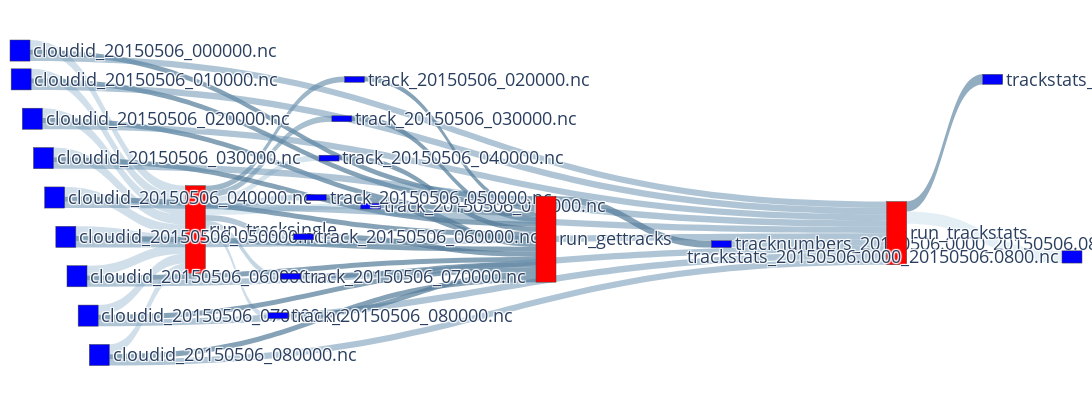

This figure's notebook cell:
### Code cell
vfd_nodes, vfd_nodes_dict = get_nodes_for_sankey(G_VFD, label_on=True)

# print(vfd_nodes)

vfd_links = get_links_for_sankey(G_VFD, vfd_nodes_dict, val_sqrt=True)
fig = go.Figure(go.Sankey(
            node = vfd_nodes,
            link = vfd_links, orientation='h'))

fig.update_layout(
    autosize=False,
    width=1400,
    height=400,
    margin=dict(
        l=10,
        r=10,
        b=10,
        t=40,
        pad=2
    ),
    font=dict(size=18),
)

    
fig.show()
save_html_path = f"{stat_path}/vfd-{(SELECT_STAGE_END+1)}s-{test_name}-sankey.html"
fig.write_html(save_html_path)
print(f"Sankey saved to {save_html_path}")

### Figure 1 — Plotly figure (JSON) as saved in the notebook; plotly's stock layout.template omitted (floating-point values rounded to 4 significant figures)
{"data": [{"link": {"color": ["rgba(127.77777777777779, 167.77777777777777, 197.77777777777777, 0.3666666666666667)", "rgba(83.33333333333333, 123.33333333333333, 153.33333333333331, 0.7)", "rgba(105.55555555555557, 145.55555555555557, 175.55555555555557, 0.5333333333333333)", "rgba(137.87878787878788, 177.87878787878788, 207.87878787878788, 0.2909090909090909)", "rgba(95.45454545454544, 135.45454545454544, 165.45454545454544, 0.6090909090909091)", "rgba(101.5151515151515, 141.5151515151515, 171.5151515151515, 0.5636363636363637)", "rgba(131.8181818181818, 171.8181818181818, 201.8181818181818, 0.33636363636363636)", "rgba(113.63636363636364, 153.63636363636363, 183.63636363636363, 0.4727272727272727)", "rgba(107.57575757575758, 147.57575757575756, 177.57575757575756, 0.5181818181818182)", "rgba(119.6969696969697, 159.6969696969697, 189.6969696969697, 0.42727272727272725)", "rgba(125.75757575757575, 165.75757575757575, 195.75757575757575, 0.38181818181818183)", "rgba(127.77777777777779, 167.77777777777777, 197.77777777777777, 0.3666666666666667)", "rgba(83.33333333333333, 123.33333333333333, 153.33333333333331, 0.7)", "rgba(105.55555555555557, 145.55555555555557, 175.55555555555557, 0.5333333333333333)", "rgba(83.33333333333333, 123.33333333333333, 153.33333333333331, 0.7)", "rgba(127.77777777777779, 167.77777777777777, 197.77777777777777, 0.3666666666666667)", "rgba(83.33333333333333, 123.33333333333333, 153.33333333333331, 0.7)", "rgba(105.55555555555557, 145.55555555555557, 175.55555555555557, 0.5333333333333333)", "rgba(83.33333333333333, 123.33333333333333, 153.33333333333331, 0.7)", "rgba(127.77777777777779, 167.77777777777777, 197.77777777777777, 0.3666666666666667)", "rgba(83.33333333333333, 123.33333333333333, 153.33333333333331, 0.7)", "rgba(105.55555555555557, 145.55555555555557, 175.55555555555557, 0.5333333333333333)", "rgba(83.33333333333333, 123.33333333333333, 153.33333333333331, 0.7)", "rgba(127.77777777777779, 167.77777777777777, 197.77777777777777, 0.3666666666666667)", "rgba(83.33333333333333, 123.33333333333333, 153.33333333333331, 0.7)", "rgba(105.55555555555557, 145.55555555555557, 175.55555555555557, 0.5333333333333333)", "rgba(83.33333333333333, 123.33333333333333, 153.33333333333331, 0.7)", "rgba(127.77777777777779, 167.77777777777777, 197.77777777777777, 0.3666666666666667)", "rgba(83.33333333333333, 123.33333333333333, 153.33333333333331, 0.7)", "rgba(105.55555555555557, 145.55555555555557, 175.55555555555557, 0.5333333333333333)", "rgba(83.33333333333333, 123.33333333333333, 153.33333333333331, 0.7)", "rgba(127.77777777777779, 167.77777777777777, 197.77777777777777, 0.3666666666666667)", "rgba(83.33333333333333, 123.33333333333333, 153.33333333333331, 0.7)", "rgba(105.55555555555557, 145.55555555555557, 175.55555555555557, 0.5333333333333333)", "rgba(83.33333333333333, 123.33333333333333, 153.33333333333331, 0.7)", "rgba(127.77777777777779, 167.77777777777777, 197.77777777777777, 0.3666666666666667)", "rgba(83.33333333333333, 123.33333333333333, 153.33333333333331, 0.7)", "rgba(105.55555555555557, 145.55555555555557, 175.55555555555557, 0.5333333333333333)", "rgba(83.33333333333333, 123.33333333333333, 153.33333333333331, 0.7)", "rgba(127.77777777777779, 167.77777777777777, 197.77777777777777, 0.3666666666666667)", "rgba(83.33333333333333, 123.33333333333333, 153.33333333333331, 0.7)", "rgba(105.55555555555557, 145.55555555555557, 175.55555555555557, 0.5333333333333333)", "rgba(83.33333333333333, 123.33333333333333, 153.33333333333331, 0.7)", "rgba(83.33333333333333, 123.33333333333333, 153.33333333333331, 0.7)", "rgba(105.55555555555557, 145.55555555555557, 175.55555555555557, 0.5333333333333333)", "rgba(143.93939393939394, 183.93939393939394, 213.93939393939394, 0.24545454545454548)", "rgba(89.3939393939394, 129.3939393939394, 159.3939393939394, 0.6545454545454545)"], "label": ["Access Volume : 151.53 KB <br />Access Count : 129 <br />Average Access Size : 1.17 KB <br />Operation : read_only<br />Bandwidth : 583.68 KB/s", "Access Volume : 40.85 KB <br />Access Count : 54 <br />Average Access Size : 756.44 B <br />Operation : read_only<br />Bandwidth : 1.98 MB/s", "Access Volume : 63.74 KB <br />Access Count : 71 <br />Average Access Size : 897.7 B <br />Operation : read_only<br />Bandwidth : 592.32 KB/s", "Access Volume : 54.47 KB <br />Access Count : 201 <br />Average Access Size : 271.01 B <br />Operation : write_only<br />Bandwidth : 275.35 KB/s", "Access Volume : 54.95 KB <br />Access Count : 201 <br />Average Access Size : 273.38 B <br />Operation : write_only<br />Bandwidth : 279.95 KB/s", "Access Volume : 54.77 KB <br />Access Count : 201 <br />Average Access Size : 272.48 B <br />Operation : write_only<br />Bandwidth : 279.4 KB/s", "Access Volume : 54.53 KB <br />Access Count : 201 <br />Average Access Size : 271.3 B <br />Operation : write_only<br />Bandwidth : 276.76 KB/s", "Access Volume : 54.99 KB <br />Access Count : 201 <br />Average Access Size : 273.58 B <br />Operation : write_only<br />Bandwidth : 277.94 KB/s", "Access Volume : 55.16 KB <br />Access Count : 201 <br />Average Access Size : 274.4 B <br />Operation : write_only<br />Bandwidth : 278.75 KB/s", "Access Volume : 54.51 KB <br />Access Count : 201 <br />Average Access Size : 271.17 B <br />Operation : write_only<br />Bandwidth : 277.57 KB/s", "Access Volume : 54.44 KB <br />Access Count : 201 <br />Average Access Size : 270.85 B <br />Operation : write_only<br />Bandwidth : 277.25 KB/s", "Access Volume : 151.53 KB <br />Access Count : 129 <br />Average Access Size : 1.17 KB <br />Operation : read_only<br />Bandwidth : 583.68 KB/s", "Access Volume : 40.85 KB <br />Access Count : 54 <br />Average Access Size : 756.44 B <br />Operation : read_only<br />Bandwidth : 1.98 MB/s", "Access Volume : 63.74 KB <br />Access Count : 71 <br />Average Access Size : 897.7 B <br />Operation : read_only<br />Bandwidth : 592.32 KB/s", "Access Volume : 40.85 KB <br />Access Count : 54 <br />Average Access Size : 756.44 B <br />Operation : read_only<br />Bandwidth : 1.98 MB/s", "Access Volume : 151.53 KB <br />Access Count : 129 <br />Average Access Size : 1.17 KB <br />Operation : read_only<br />Bandwidth : 583.68 KB/s", "Access Volume : 40.85 KB <br />Access Count : 54 <br />Average Access Size : 756.44 B <br />Operation : read_only<br />Bandwidth : 1.98 MB/s", "Access Volume : 63.74 KB <br />Access Count : 71 <br />Average Access Size : 897.7 B <br />Operation : read_only<br />Bandwidth : 592.32 KB/s", "Access Volume : 40.85 KB <br />Access Count : 54 <br />Average Access Size : 756.44 B <br />Operation : read_only<br />Bandwidth : 1.98 MB/s", "Access Volume : 151.53 KB <br />Access Count : 129 <br />Average Access Size : 1.17 KB <br />Operation : read_only<br />Bandwidth : 583.68 KB/s", "Access Volume : 40.85 KB <br />Access Count : 54 <br />Average Access Size : 756.44 B <br />Operation : read_only<br />Bandwidth : 1.98 MB/s", "Access Volume : 63.74 KB <br />Access Count : 71 <br />Average Access Size : 897.7 B <br />Operation : read_only<br />Bandwidth : 592.32 KB/s", "Access Volume : 40.85 KB <br />Access Count : 54 <br />Average Access Size : 756.44 B <br />Operation : read_only<br />Bandwidth : 1.98 MB/s", "Access Volume : 151.53 KB <br />Access Count : 129 <br />Average Access Size : 1.17 KB <br />Operation : read_only<br />Bandwidth : 583.68 KB/s", "Access Volume : 40.85 KB <br />Access Count : 54 <br />Average Access Size : 756.44 B <br />Operation : read_only<br />Bandwidth : 1.98 MB/s", "Access Volume : 63.74 KB <br />Access Count : 71 <br />Average Access Size : 897.7 B <br />Operation : read_only<br />Bandwidth : 592.32 KB/s", "Access Volume : 40.85 KB <br />Access Count : 54 <br />Average Access Size : 756.44 B <br />Operation : read_only<br />Bandwidth : 1.98 MB/s", "Access Volume : 151.53 KB <br />Access Count : 129 <br />Average Access Size : 1.17 KB <br />Operation : read_only<br />Bandwidth : 583.68 KB/s", "Access Volume : 40.85 KB <br />Access Count : 54 <br />Average Access Size : 756.44 B <br />Operation : read_only<br />Bandwidth : 1.98 MB/s", "Access Volume : 63.74 KB <br />Access Count : 71 <br />Average Access Size : 897.7 B <br />Operation : read_only<br />Bandwidth : 592.32 KB/s", "Access Volume : 40.85 KB <br />Access Count : 54 <br />Average Access Size : 756.44 B <br />Operation : read_only<br />Bandwidth : 1.98 MB/s", "Access Volume : 151.53 KB <br />Access Count : 129 <br />Average Access Size : 1.17 KB <br />Operation : read_only<br />Bandwidth : 583.68 KB/s", "Access Volume : 40.85 KB <br />Access Count : 54 <br />Average Access Size : 756.44 B <br />Operation : read_only<br />Bandwidth : 1.98 MB/s", "Access Volume : 63.74 KB <br />Access Count : 71 <br />Average Access Size : 897.7 B <br />Operation : read_only<br />Bandwidth : 592.32 KB/s", "Access Volume : 40.85 KB <br />Access Count : 54 <br />Average Access Size : 756.44 B <br />Operation : read_only<br />Bandwidth : 1.98 MB/s", "Access Volume : 151.53 KB <br />Access Count : 129 <br />Average Access Size : 1.17 KB <br />Operation : read_only<br />Bandwidth : 583.68 KB/s", "Access Volume : 40.85 KB <br />Access Count : 54 <br />Average Access Size : 756.44 B <br />Operation : read_only<br />Bandwidth : 1.98 MB/s", "Access Volume : 63.74 KB <br />Access Count : 71 <br />Average Access Size : 897.7 B <br />Operation : read_only<br />Bandwidth : 592.32 KB/s", "Access Volume : 40.85 KB <br />Access Count : 54 <br />Average Access Size : 756.44 B <br />Operation : read_only<br />Bandwidth : 1.98 MB/s", "Access Volume : 151.53 KB <br />Access Count : 129 <br />Average Access Size : 1.17 KB <br />Operation : read_only<br />Bandwidth : 583.68 KB/s", "Access Volume : 40.85 KB <br />Access Count : 54 <br />Average Access Size : 756.44 B <br />Operation : read_only<br />Bandwidth : 1.98 MB/s", "Access Volume : 63.74 KB <br />Access Count : 71 <br />Average Access Size : 897.7 B <br />Operation : read_only<br />Bandwidth : 592.32 KB/s", "Access Volume : 40.85 KB <br />Access Count : 54 <br />Average Access Size : 756.44 B <br />Operation : read_only<br />Bandwidth : 1.98 MB/s", "Access Volume : 78.23 KB <br />Access Count : 156 <br />Average Access Size : 501.46 B <br />Operation : write_only<br />Bandwidth : 401.4 KB/s", "Access Volume : 63.74 KB <br />Access Count : 71 <br />Average Access Size : 897.7 B <br />Operation : read_only<br />Bandwidth : 592.32 KB/s", "Access Volume : 239.55 KB <br />Access Count : 1244 <br />Average Access Size : 192.57 B <br />Operation : write_only<br />Bandwidth : 261.67 KB/s", "Access Volume : 160.12 KB <br />Access Count : 184 <br />Average Access Size : 870.21 B <br />Operation : write_only<br />Bandwidth : 392.36 KB/s"], "source": [0, 0, 0, 1, 1, 1, 1, 1, 1, 1, 1, 2, 2, 2, 3, 4, 4, 4, 5, 6, 6, 6, 7, 8, 8, 8, 9, 10, 10, 10, 11, 12, 12, 12, 13, 14, 14, 14, 15, 16, 16, 16, 17, 18, 19, 20, 20], "target": [1, 18, 20, 3, 5, 7, 9, 11, 13, 15, 17, 1, 18, 20, 18, 1, 18, 20, 18, 1, 18, 20, 18, 1, 18, 20, 18, 1, 18, 20, 18, 1, 18, 20, 18, 1, 18, 20, 18, 1, 18, 20, 18, 19, 20, 21, 22], "value": [389.3, 202.1, 252.5, 233.4, 234.4, 234.0, 233.5, 234.5, 234.9, 233.5, 233.3, 389.3, 202.1, 252.5, 202.1, 389.3, 202.1, 252.5, 202.1, 389.3, 202.1, 252.5, 202.1, 389.3, 202.1, 252.5, 202.1, 389.3, 202.1, 252.5, 202.1, 389.3, 202.1, 252.5, 202.1, 389.3, 202.1, 252.5, 202.1, 389.3, 202.1, 252.5, 202.1, 279.7, 252.5, 489.4, 400.1]}, "node": {"color": ["Blue", "Red", "Blue", "Blue", "Blue", "Blue", "Blue", "Blue", "Blue", "Blue", "Blue", "Blue", "Blue", "Blue", "Blue", "Blue", "Blue", "Blue", "Red", "Blue", "Red", "Blue", "Blue"], "label": ["cloudid_20150506_000000.nc", "run_tracksingle", "cloudid_20150506_010000.nc", "track_20150506_010000.nc", "cloudid_20150506_020000.nc", "track_20150506_020000.nc", "cloudid_20150506_030000.nc", "track_20150506_030000.nc", "cloudid_20150506_040000.nc", "track_20150506_040000.nc", "cloudid_20150506_050000.nc", "track_20150506_050000.nc", "cloudid_20150506_060000.nc", "track_20150506_060000.nc", "cloudid_20150506_070000.nc", "track_20150506_070000.nc", "cloudid_20150506_080000.nc", "track_20150506_080000.nc", "run_gettracks", "tracknumbers_20150506.0000_20150506.0800.nc", "run_trackstats", "trackstats_20150506.0000_20150506.0800.nc", "trackstats_sparse_20150506.0000_20150506.0800.nc"], "x": [0, 0.1667, 0.01042, 0.3333, 0.02083, 0.3214, 0.03125, 0.3095, 0.04167, 0.2976, 0.05208, 0.2857, 0.0625, 0.2738, 0.07292, 0.2619, 0.08333, 0.25, 0.5, 0.6667, 0.8333, 1, 0.9167], "y": [0, 0, 0.1125, 0, 0.225, 0.1125, 0.3375, 0.225, 0.45, 0.3375, 0.5625, 0.45, 0.675, 0.5625, 0.7875, 0.675, 0.9, 0.7875, 0, 0, 0, 0, 0.1125]}, "orientation": "h", "type": "sankey"}], "layout": {"autosize": false, "font": {"size": 18}, "height": 400, "margin": {"b": 10, "l": 10, "pad": 2, "r": 10, "t": 40}, "width": 1400}}
